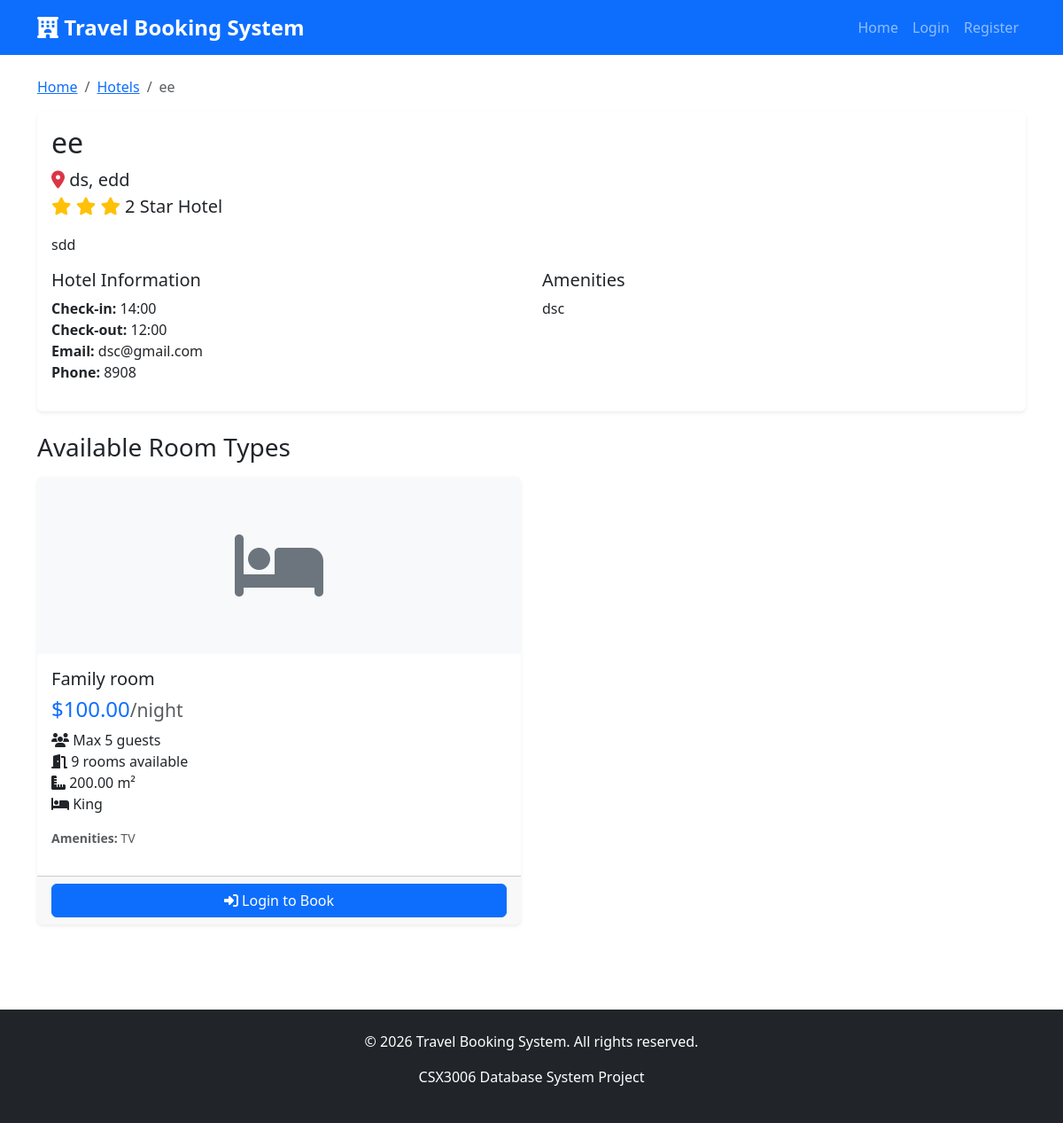
Screenshot of /bookings/hotels/1/ with the database file from the repository.
### partners/models.py (models this page shows, shortened)
class Hotel(models.Model):
    partner = models.ForeignKey(
        Partner,
        on_delete=models.CASCADE,
        related_name='hotels'
    )
    name = models.CharField(
        max_length=255,
        help_text='Hotel name'
    )
    city = models.CharField(
        max_length=100,
        help_text='City where hotel is located'
    )
    address = models.TextField(
        help_text='Full address'
    )
    description = models.TextField(
        blank=True,
        null=True,
        help_text='Hotel description'
    )
    star_rating = models.IntegerField(
        validators=[MinValueValidator(1), MaxValueValidator(5)],
        default=3,
        help_text='Star rating (1-5)'
    )
    main_image = models.ImageField(
        upload_to='hotels/',
        blank=True,
        null=True
    )
    amenities = models.TextField(
        blank=True,
        null=True,
        help_text='Hotel amenities (comma-separated)'
    )
    check_in_time = models.TimeField(
        default='14:00:00',
        help_text='Check-in time'
    )
    check_out_time = models.TimeField(
        default='12:00:00',
        help_text='Check-out time'
    )
    email = models.EmailField(
        blank=True,
        null=True
    )
    phone = models.CharField(
        max_length=15,
        blank=True,
        null=True
    )
    is_active = models.BooleanField(
        default=True,
        help_text='Whether the hotel is active'
    )
    created_at = models.DateTimeField(auto_now_add=True)
    updated_at = models.DateTimeField(auto_now=True)
    class Meta:
        verbose_name = 'Hotel'
        verbose_name_plural = 'Hotels'
        ordering = ['-created_at']

class RoomType(models.Model):
    hotel = models.ForeignKey(
        Hotel,
        on_delete=models.CASCADE,
        related_name='room_types'
    )
    name = models.CharField(
        max_length=100,
        help_text='Room type name (e.g., Standard, Deluxe, Suite)'
    )
    description = models.TextField(
        blank=True,
        null=True,
        help_text='Room description'
    )
    price_per_night = models.DecimalField(
        max_digits=10,
        decimal_places=2,
        validators=[MinValueValidator(0)],
        help_text='Price per night'
    )
    max_occupancy = models.IntegerField(
        validators=[MinValueValidator(1)],
        default=2,
        help_text='Maximum number of guests'
    )
    rooms_available = models.IntegerField(
        validators=[MinValueValidator(0)],
        default=10,
        help_text='Number of rooms available'
    )
    room_size = models.DecimalField(
        max_digits=6,
        decimal_places=2,
        blank=True,
        null=True,
        help_text='Room size in square meters'
    )
    bed_type = models.CharField(
        max_length=100,
        blank=True,
        null=True,
        help_text='Type of bed (e.g., King, Queen, Twin)'
    )
    amenities = models.TextField(
        blank=True,
        null=True,
        help_text='Room amenities (comma-separated)'
    )
    image = models.ImageField(
        upload_to='rooms/',
        blank=True,
        null=True
    )
    is_active = models.BooleanField(
        default=True,
        help_text='Whether the room type is available for booking'
    )
    created_at = models.DateTimeField(auto_now_add=True)
    updated_at = models.DateTimeField(auto_now=True)
    class Meta:
        verbose_name = 'Room Type'
        verbose_name_plural = 'Room Types'
        ordering = ['hotel', 'price_per_night']

### bookings/views.py (the view)
# urls.py: path('hotels/<int:hotel_id>/', views.hotel_detail, name='hotel_detail'),
def hotel_detail(request, hotel_id):
    hotel = get_object_or_404(Hotel, id=hotel_id, is_active=True)
    room_types = hotel.room_types.filter(is_active=True)
    context = {
        'hotel': hotel,
        'room_types': room_types,
    }
    return render(request, 'bookings/hotels/detail.html', context)

### templates/bookings/hotels/detail.html (shortened to what this page needs)
{% extends 'base.html' %}
{% block content %}
<div class="container">
    <nav aria-label="breadcrumb">
        <ol class="breadcrumb">
            <li class="breadcrumb-item"><a href="{% url 'home' %}">Home</a></li>
            <li class="breadcrumb-item"><a href="{% url 'bookings:hotel_search' %}">Hotels</a></li>
            <li class="breadcrumb-item active">{{ hotel.name }}</li>
        </ol>
    </nav>
    <div class="card mb-4">
        <div class="card-body">
            <h2>{{ hotel.name }}</h2>
            <p class="lead">
                <i class="fas fa-map-marker-alt text-danger"></i> {{ hotel.address }}, {{ hotel.city }}<br>
                <i class="fas fa-star text-warning"></i>
                {% for i in "12345"|slice:":"|slice:hotel.star_rating %}
                    <i class="fas fa-star text-warning"></i>
                {% endfor %}
                {{ hotel.star_rating }} Star Hotel
            </p>
            {% if hotel.description %}
                <p>{{ hotel.description }}</p>
            {% endif %}
            <div class="row mt-3">
                <div class="col-md-6">
                    <h5>Hotel Information</h5>
                    <p>
                        <strong>Check-in:</strong> {{ hotel.check_in_time|time:"H:i" }}<br>
                        <strong>Check-out:</strong> {{ hotel.check_out_time|time:"H:i" }}<br>
                        {% if hotel.email %}
                            <strong>Email:</strong> {{ hotel.email }}<br>
                        {% endif %}
                        {% if hotel.phone %}
                            <strong>Phone:</strong> {{ hotel.phone }}
                        {% endif %}
                    </p>
                </div>
                <div class="col-md-6">
                    {% if hotel.amenities %}
                        <h5>Amenities</h5>
                        <p>{{ hotel.amenities }}</p>
                    {% endif %}
                </div>
            </div>
        </div>
    </div>
    <h3 class="mb-3">Available Room Types</h3>
    {% if room_types %}
        <div class="row">
            {% for room_type in room_types %}
                <div class="col-md-6 mb-4">
                    <div class="card h-100">
                        {% if room_type.image %}
                            <img src="{{ room_type.image.url }}" class="card-img-top" alt="{{ room_type.name }}" style="height: 200px; object-fit: cover;">
                        {% else %}
                            <div class="card-img-top bg-light d-flex align-items-center justify-content-center" style="height: 200px;">
                                <i class="fas fa-bed fa-5x text-secondary"></i>
                            </div>
                        {% endif %}
                        <div class="card-body">
                            <h5 class="card-title">{{ room_type.name }}</h5>
                            <h4 class="text-primary">${{ room_type.price_per_night }}<small class="text-muted">/night</small></h4>
                            <ul class="list-unstyled">
                                <li><i class="fas fa-users"></i> Max {{ room_type.max_occupancy }} guests</li>
                                <li><i class="fas fa-door-open"></i> {{ room_type.rooms_available }} rooms available</li>
                                {% if room_type.room_size %}
                                    <li><i class="fas fa-ruler-combined"></i> {{ room_type.room_size }} m²</li>
                                {% endif %}
                                {% if room_type.bed_type %}
                                    <li><i class="fas fa-bed"></i> {{ room_type.bed_type }}</li>
                                {% endif %}
                            </ul>
                            {% if room_type.amenities %}
                                <p class="text-muted small">
                                    <strong>Amenities:</strong> {{ room_type.amenities|truncatewords:8 }}
                                </p>
                            {% endif %}
                        </div>
                        <div class="card-footer">
                            {% if user.is_authenticated %}
                                <a href="{% url 'bookings:hotel_booking_create' room_type.id %}" class="btn btn-success w-100">
                                    <i class="fas fa-calendar-check"></i> Book Now
                                </a>
                            {% else %}
                                <a href="{% url 'accounts:login' %}?next={{ request.path }}" class="btn btn-primary w-100">
                                    <i class="fas fa-sign-in-alt"></i> Login to Book
                                </a>
                            {% endif %}
                        </div>
                    </div>
                </div>
            {% endfor %}
        </div>
    {% else %}
        <div class="alert alert-warning">
            <i class="fas fa-exclamation-triangle"></i> No room types available at this hotel.
        </div>
    {% endif %}
</div>
{% endblock %}

### static/css/style.css (style rules this page uses)
:root { --primary-color: #0d6efd; --secondary-color: #6c757d; --success-color: #198754; --danger-color: #dc3545; --warning-color: #ffc107; --info-color: #0dcaf0; }
body { font-family: 'Segoe UI', Tahoma, Geneva, Verdana, sans-serif; min-height: 100vh; display: flex; flex-direction: column; }
.card { transition: transform 0.2s; border: none; box-shadow: 0 0.125rem 0.25rem rgba(0,0,0,0.075); }
.btn { transition: all 0.3s; }

### rows the page displays
Hotel: name "ee", address "ds", city "edd", star_rating "2", description "sdd", check_in_time "14:00", check_out_time "12:00", email "dsc@gmail.com", phone "8908", amenities "dsc"
RoomType: name "Family room", price_per_night "100.00", max_occupancy "5", rooms_available "9", room_size "200.00", bed_type "King", amenities "TV"
